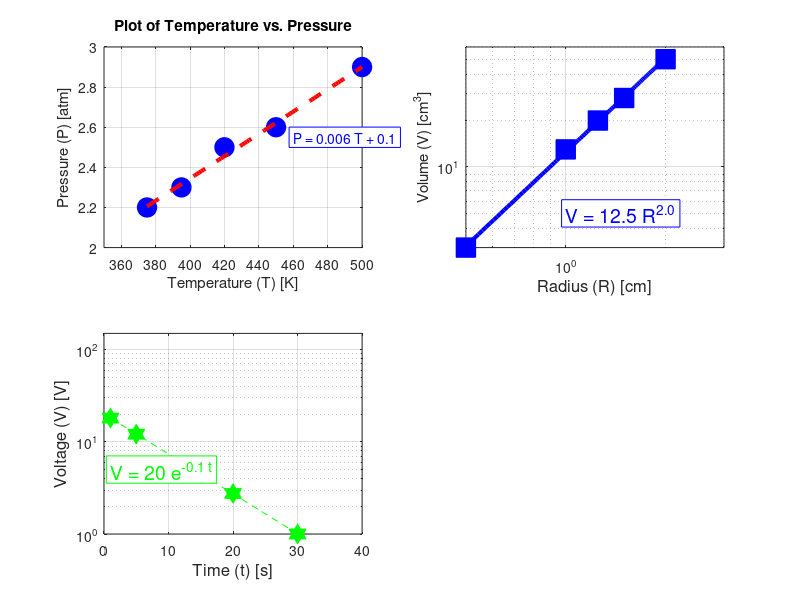

Reproduce this figure in MATLAB.
 %Linear Trendline

clear
clc
close all

T=[375 395 420 450 500];
P=[2.2 2.3 2.5 2.6 2.9];

figure('color','white')
subplot(2,2,1)
plot(T,P,'bo','MarkerSize',14,'MarkerFaceColor','blue')
axis([350 500 2 3])
xlabel('Temperature (T) [K]')
ylabel('Pressure (P) [atm]')
title('Plot of Temperature vs. Pressure')
grid on

C=polyfit(T,P,1);
m=C(1);
b=C(2);

%Sets linear spacing for points

xpf=linspace(min(T),max(T),100);
ypf=m*xpf+b;

hold on
plot(xpf,ypf,'--r','LineWidth',3)

%Create an equation line

TE=sprintf('P = %0.3f T + %0.1f',m,b);
text(460,2.55,TE,'BackgroundColor','white','EdgeColor','b','Color','b')

%To make text placement dependent on a point:
%text(T(2)+3,P(2)-0.1,TE)

%POWER EQUATIONS

%Remove clear for subplot)

R=[0.5 1 1.25 1.5 2];
V=[3 13 20 28 50];

%figure('color','white') (commented out for subplot)
subplot(2,2,2)
loglog(R,V,'bs','MarkerFaceColor','b','MarkerSize',14)
axis([0 3 0 60])
xlabel('Radius (R) [cm]','FontSize',12)
ylabel('Volume (V) [cm^3]')
grid on

C=polyfit(log10(R),log10(V),1);
m=C(1);
b=10^C(2);

xpf=linspace(min(R),max(R),100);
ypf=b*xpf.^m;

hold on
loglog(xpf,ypf,'-b','LineWidth',3)

TE=sprintf('V = %0.1f R^{%0.1f}',b,m);
text(1,5,TE,'BackgroundColor','w','EdgeColor','b','Color','b','FontSize',14)


%Exponential

t=[1 5 15 20 30];
V=[18.1 12.1 4.5 2.75 1];

%figure('Color','w')
subplot(2,2,3)
semilogy(t,V,'hg','MarkerSize',14,'MarkerFaceColor','g')
axis([0 40 0 150])
xlabel('Time (t) [s]','FontSize',12)
ylabel('Voltage (V) [V]','FontSize',12)
grid on
hold on
C=polyfit(t,log(V),1);
m=C(1);
b=exp(C(2));

xpf=linspace(min(t),max(t),100);
ypf=b*exp(m*xpf);
semilogy(xpf,ypf,'--g')
TE=sprintf('V = %0.0f e^{%0.1f t}',b,m);
text(1,5,TE,'BackgroundColor','w','EdgeColor','g','Color','g','FontSize',14)
